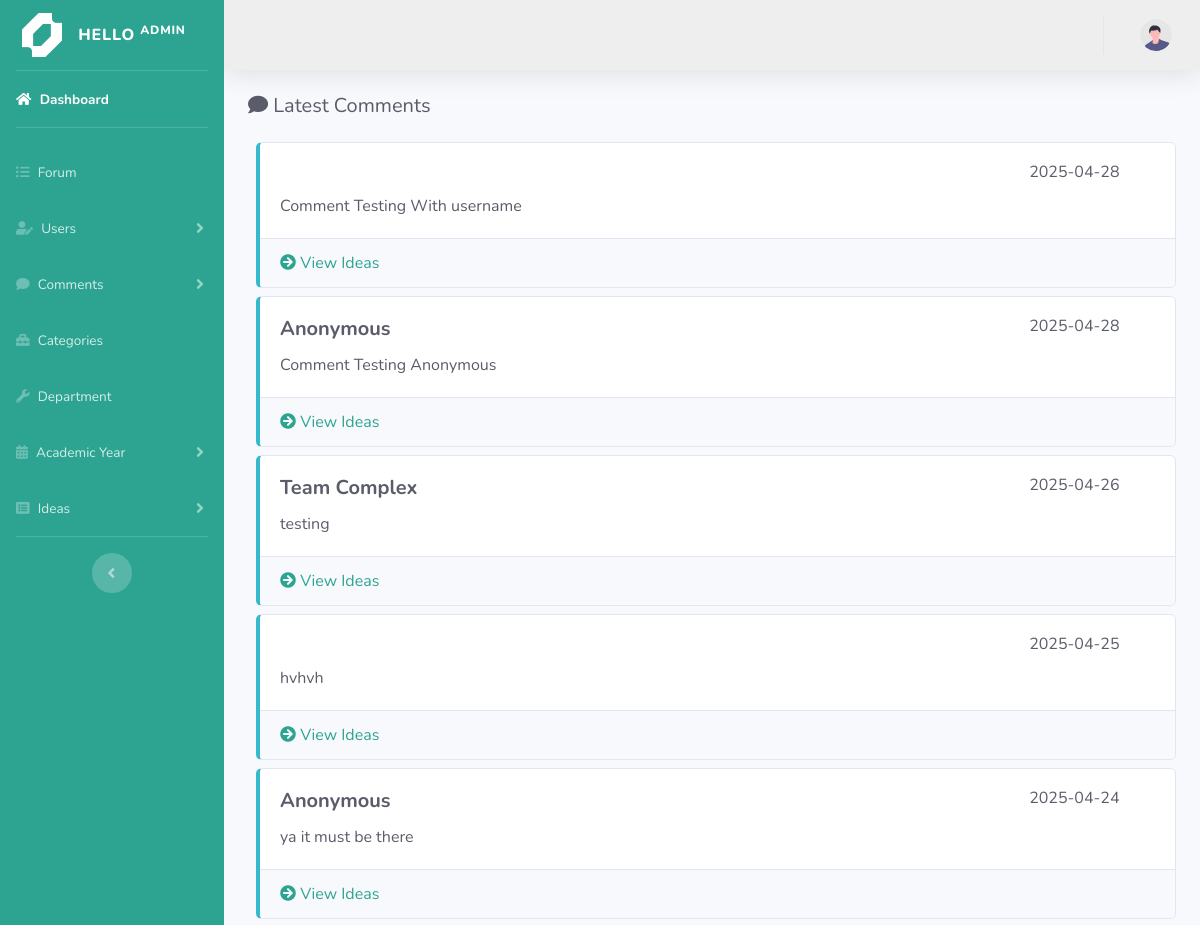
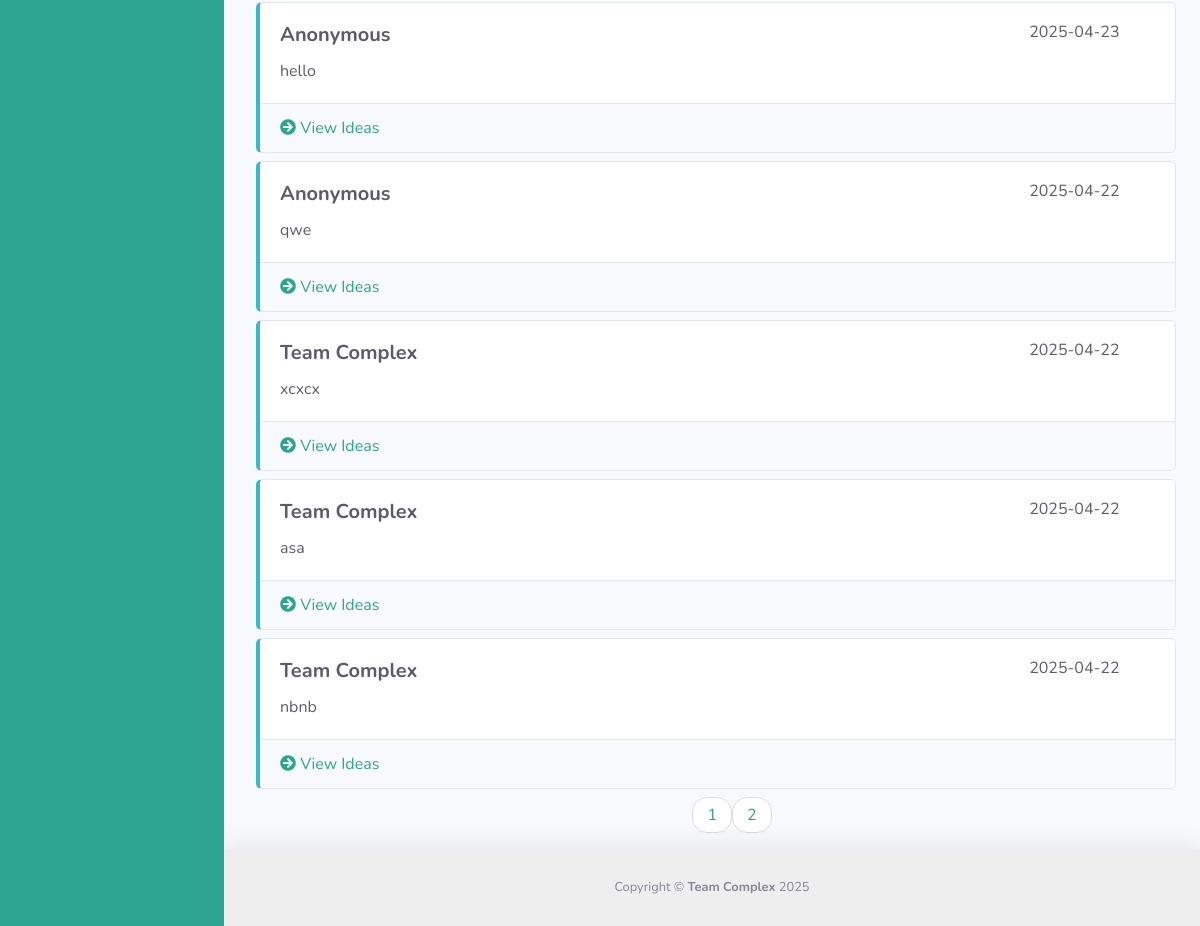
Page /admin/latest_comments.php on the earlier database version (2 pictures, top to bottom).
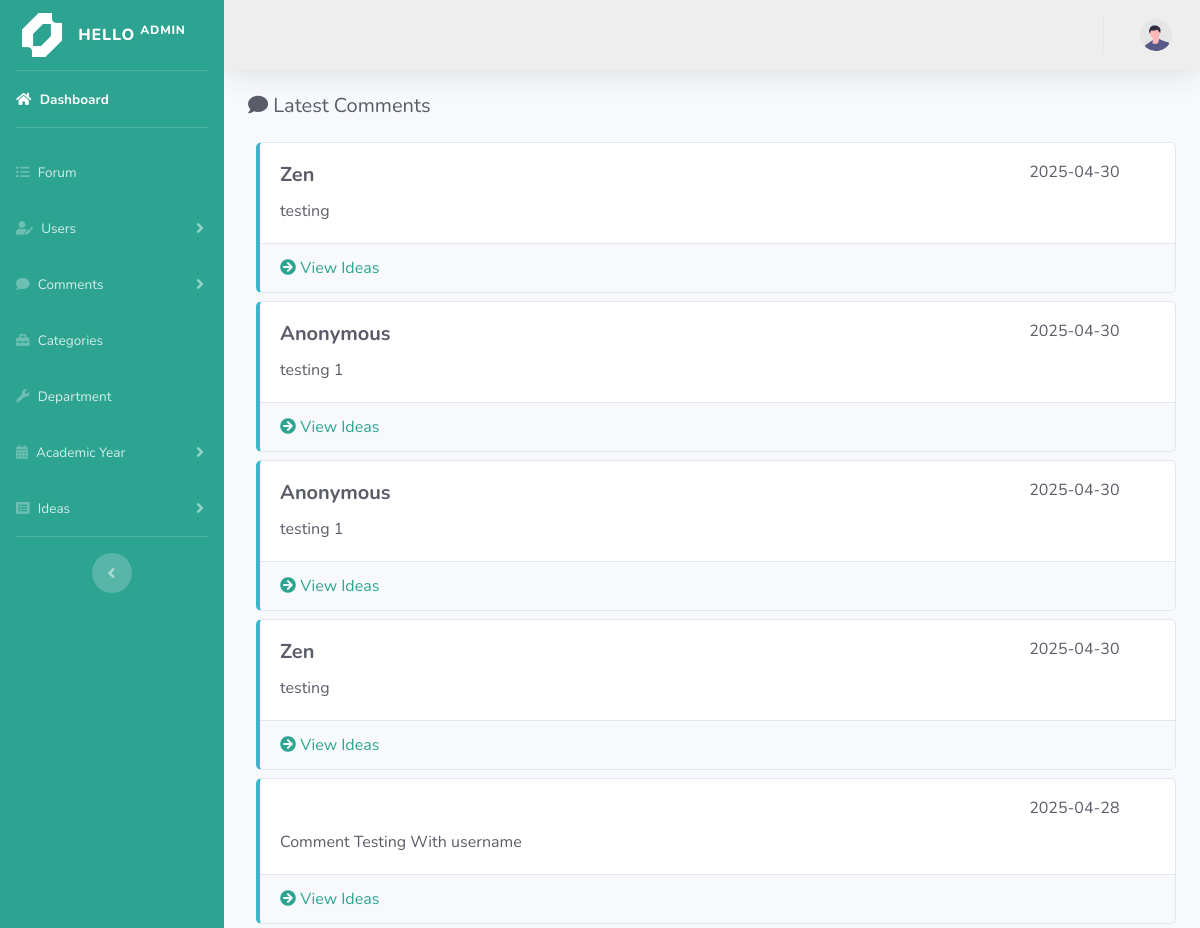
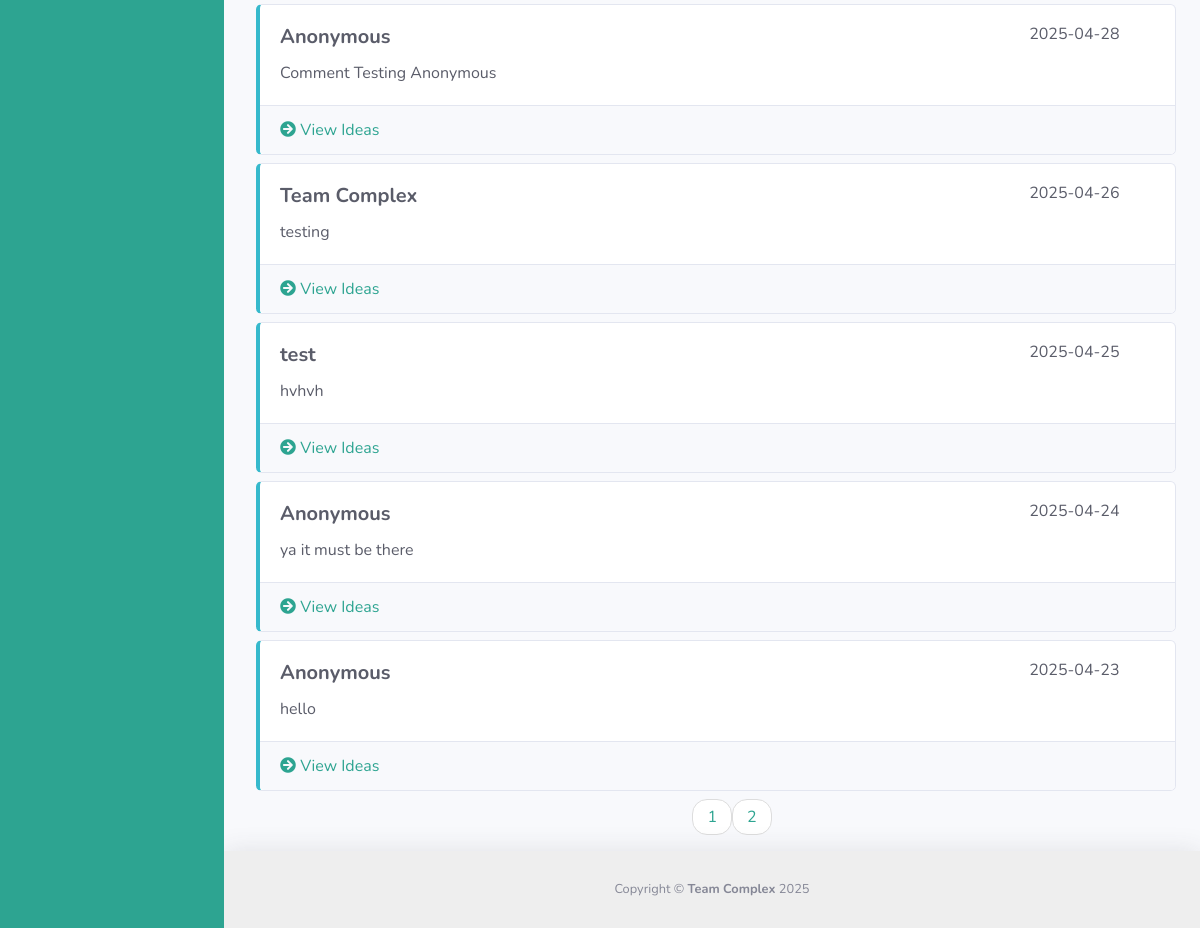
Same page on the later database version (2 pictures, top to bottom).
### tables this page shows
CREATE TABLE `comments` (
  `comment_id` int NOT NULL AUTO_INCREMENT,
  `comment_content` text NOT NULL,
  `comment_checkbox` varchar(30) NOT NULL,
  `user_id` int NOT NULL,
  `idea_id` int NOT NULL,
  `comment_date` date NOT NULL,
  PRIMARY KEY (`comment_id`),
  KEY `idea_id` (`idea_id`),
  CONSTRAINT `comments_ibfk_1` FOREIGN KEY (`idea_id`) REFERENCES `ideas` (`idea_id`) ON DELETE CASCADE ON UPDATE CASCADE
);

CREATE TABLE `users` (
  `user_id` int NOT NULL AUTO_INCREMENT,
  `username` varchar(255) NOT NULL,
  `user_dob` date NOT NULL,
  `user_gender` varchar(10) NOT NULL,
  `user_phone` varchar(255) NOT NULL,
  `user_address` varchar(255) NOT NULL,
  `user_email` varchar(255) NOT NULL,
  `user_password` varchar(255) NOT NULL,
  `role_id` int NOT NULL,
  `dept_id` int NOT NULL,
  `created_at` datetime DEFAULT CURRENT_TIMESTAMP,
  `last_login` datetime DEFAULT NULL,
  `status` int DEFAULT '0',
  PRIMARY KEY (`user_id`),
  KEY `role_id` (`role_id`),
  KEY `dept_id` (`dept_id`),
  CONSTRAINT `users_ibfk_1` FOREIGN KEY (`role_id`) REFERENCES `roles` (`role_id`) ON DELETE CASCADE ON UPDATE CASCADE,
  CONSTRAINT `users_ibfk_2` FOREIGN KEY (`dept_id`) REFERENCES `department` (`dept_id`) ON DELETE CASCADE ON UPDATE CASCADE
);

### admin/latest_comments.php (the view, shortened to what this page needs)
<?php include "include/header.php"; ?>
<body id="page-top">
<div id="wrapper">
    <?php include "include/sidebar.php"; ?>
    <div id="content-wrapper" class="d-flex flex-column" >
        <div id="content">
            <?php include "include/topbar.php"; ?>
            <div class="container-fluid">
                <div class="d-sm-flex align-items-center justify-content-between mb-4">
                    <h1 class="h5 mb-0 text-gray-800"><i class="fas fa-comment"></i> Latest Comments</h1>
                </div>
                <?php
                $per_page = 10;
                if (isset($_GET['page'])) {
                    $page = $_GET['page'];
                }
                else{
                    $page = "";
                }
                if($page == "" || $page == 1){
                    $page_1= 0;
                }
                else{
                    $page_1=($page * $per_page) - $per_page;
                }
                    $post_query_count  =  "SELECT comment_id FROM comments";
                    $find_count        =  mysqli_query($connection, $post_query_count);
                    $count             =  mysqli_num_rows($find_count);
                if($count < 1){
                    echo "<h4 class='text-center'><i class='fas fa-grin-beam-sweat'></i> No Comments available</h4>";
                } else {
                    $count = ceil($count / $per_page);
                    $select_comments = mysqli_query($connection, "SELECT * FROM comments ORDER BY comment_id DESC LIMIT $page_1, $per_page");
                    while($row = mysqli_fetch_array($select_comments)){
                        $comment_content  =  $row['comment_content'];
                        $comment_checkbox =  $row['comment_checkbox'];
                        $comment_user_id  =  $row['user_id'];
                        $comment_idea_id  =  $row['idea_id'];
                        $comment_date     =  $row['comment_date'];
                ?>
                        <div class="card mb-2 mt-2 border-left-info text-dark ml-2">
                            <div class="card-body">
                                <h1 class="h5 card-title">
                                    <div class="row">
                                        <div class="col-10 font-weight-bold">
                                            <?php
                                            if ($comment_checkbox === 'anonymous') {
                                                echo "Anonymous";
                                            } else {
                                                $select_user       =  "SELECT * FROM users WHERE user_id = {$comment_user_id}";
                                                $select_user_query =  mysqli_query($connection, $select_user);
                                                while ($row = mysqli_fetch_assoc($select_user_query)) {
                                                    echo $username =  $row['username'];
                                                }
                                            }
                                            ?>
                                        </div>
                                        <div class="col-sm-2 small"><?php echo $comment_date; ?></div>
                                    </div>
                                </h1>
                                <div class="card-text"><?php echo $comment_content; ?></div>
                            </div>
                            <div class="card-footer">
                                <a href="show_idea_detail.php?i_id=<?php echo $comment_idea_id; ?>" style="text-decoration: none;">
                                    <i class="fas fa-arrow-circle-right"></i> View Ideas</a>
                            </div>
                        </div>
                <?php }} ?>
                <center>
                    <ul class="pager" >
                        <?php
                        for ($i=1; $i <= $count ; $i++) {
                            if($i == $page){
                                echo "<li><a class='active_link' href='latest_comments.php?page=$i'>$i</a></li>";
                            }
                            else{
                                echo "<li><a href='latest_comments.php?page=$i'>$i</a></li>";
                            }
                        }
                        ?>
                    </ul>
                </center>
            </div>
        </div>
        <?php include "include/footer.php"; ?>

Differences in the rows shown:
no longer on this page (row unchanged): comments: comment_checkbox "Anonymous", comment_date "2025-04-22", comment_content "qwe"
no longer on this page (row unchanged): comments: comment_date "2025-04-22", comment_content "xcxcx", users (username "Team Complex")
no longer on this page (row unchanged): comments: comment_date "2025-04-22", comment_content "asa", users (username "Team Complex")
no longer on this page (row unchanged): comments: comment_date "2025-04-22", comment_content "nbnb", users (username "Team Complex")
added comments: comment_date "2025-04-30", comment_content "testing"
now on this page (row edited): users: username "Zen"
added comments: comment_checkbox "Anonymous", comment_date "2025-04-30", comment_content "testing 1"
added comments: comment_checkbox "Anonymous", comment_date "2025-04-30", comment_content "testing 1"
added comments: comment_date "2025-04-30", comment_content "testing"
added users: username "test", shown under comments "hvhvh"
